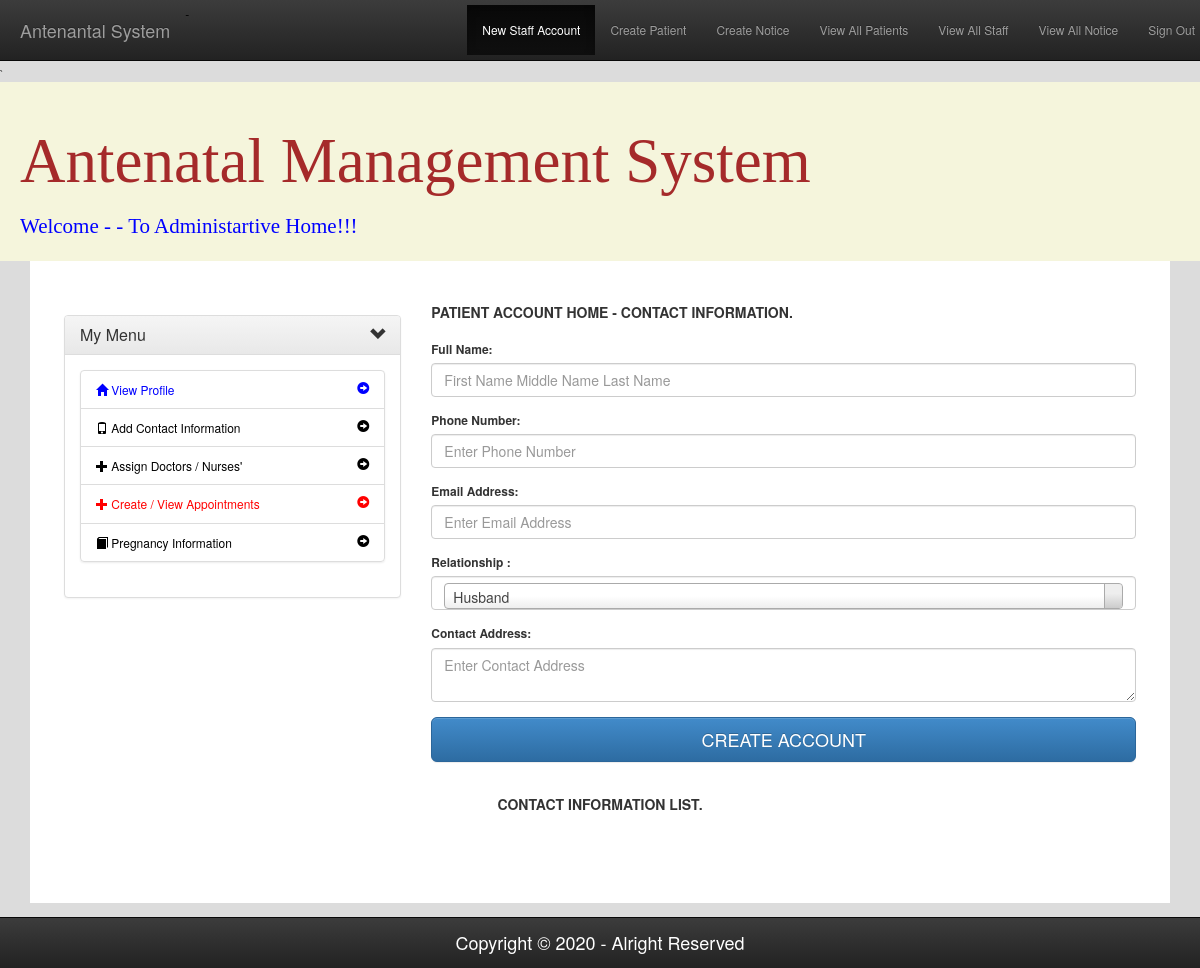
The page /addContactInfo.php?hospitalid=ABUTH42639249 on the database as committed earlier.
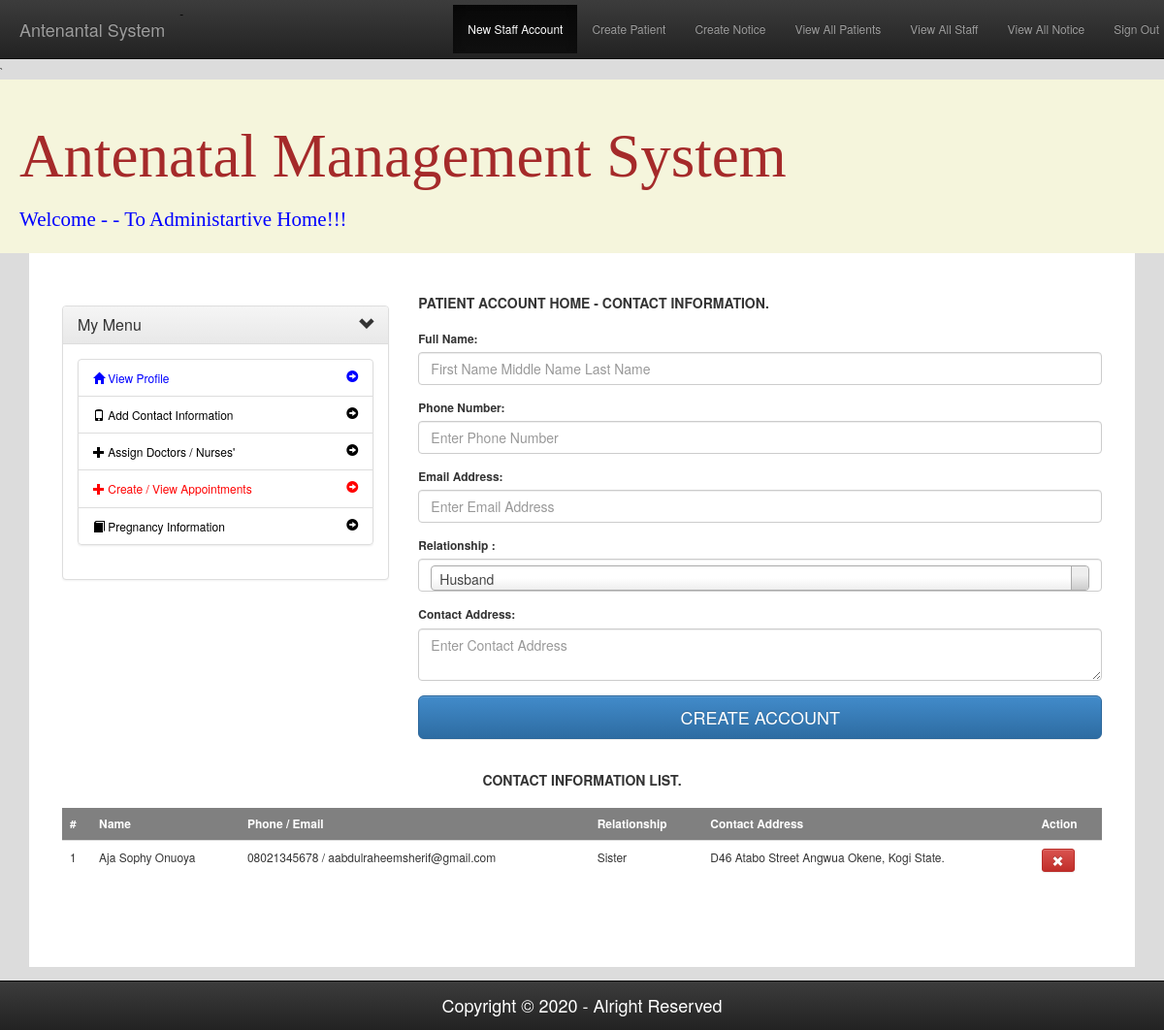
The same page on the database as committed later.
### tables this page shows
CREATE TABLE `contactinfo` (
  `id` int(11) NOT NULL,
  `HID` varchar(100) NOT NULL,
  `contactname` varchar(255) NOT NULL,
  `relationship` varchar(100) NOT NULL,
  `phone` varchar(20) NOT NULL,
  `email` varchar(100) NOT NULL,
  `officeAddress` text NOT NULL
);

### addContactInfo.php (the view, shortened to what the changed rows need)
<?php
   $notice_msg=$hospitalId = $appid ="";
    require_once 'connection.php';
    if (!isset($_GET['hospitalid']) || $_GET['hospitalid'] == ""){
        if($_SERVER['REQUEST_METHOD'] != "POST"){
            header("location: ?out=out");
        }
    }else{
        $hospitalId = $_GET['hospitalid'];
    }
?>
<!DOCTYPE HTML PUBLIC "-//W3C//DTD HTML 4.01 Transitional//EN" "http://www.w3.org/TR/html4/loose.dtd">
<html lang="en">
<?php include 'header.php'?>
    <link rel="stylesheet" type="text/css" href="css/content.css">
    <link rel="stylesheet" type="text/css" href="plugins/css/select2.css"/>
    <body>
    <?php require_once 'adminTopNav.php'?>
        <div class="container">
            <div class="login">
                <div class="content">
                    <div class="row">
                        <div class="col-xs-12">
                            <?php
                                $stmt_in = $conn->prepare("SELECT * FROM contactinfo where HID = ? ORDER BY id DESC");
                                $stmt_in->execute(array($hospitalId));
                                $affected_rows_in = $stmt_in->rowCount();
                                if($affected_rows_in >= 1)
                                {
                            ?>
                                    <table class="table table-responsive table-stripped">
                                    <thead style="background-color:grey; color:white">
                                            <tr >
                                                <td>#</td>
                                                <td>Name</td>
                                                <td>Phone / Email</td>
                                                <td>Relationship</td>
                                                <td>Contact Address</td>
                                                <td>Action</td>
                                            </tr>
                                        </thead>
                                        <tbody>
                            <?php
                                    $r=0;
                                    while($row_two_in = $stmt_in->fetch(PDO::FETCH_ASSOC))
                                    {
                                    $r+=1;
                                    echo '
                                        <tr>
                                            <td>'.$r.'</td>
                                            <td>'.$row_two_in['contactname'].'</td>
                                            <td>'.$row_two_in['phone'].' / '.$row_two_in['email'].'</td>
                                            <td>'.$row_two_in['relationship'].'</td>
                                            <td>'.$row_two_in['officeAddress'].'</td>
                                            <td><a class="btn btn-danger btn-sm"  href="?delete=delete&docid='.$row_two_in['id'].'&hospitalid='.$hospitalId.'" ><i class="glyphicon glyphicon-remove"></i></td>
                                        </tr>
                                    ';
                                    }
                                }
                            ?>
                                    </tbody>
                            </table>
                        </div>
                    </div>
                </div>
            </div>
        </div>
    </body>
</html>

Rows that differ between the two databases and show on the page:
added contactinfo: contactname "Aja Sophy Onuoya", phone "08021345678", email "aabdulraheemsherif@gmail.com", relationship "Sister", officeAddress "D46 Atabo Street Angwua Okene, Kogi State."
Other text that changed with them:
text now shown: "# Name Phone / Email Relationship Contact Address Action"
